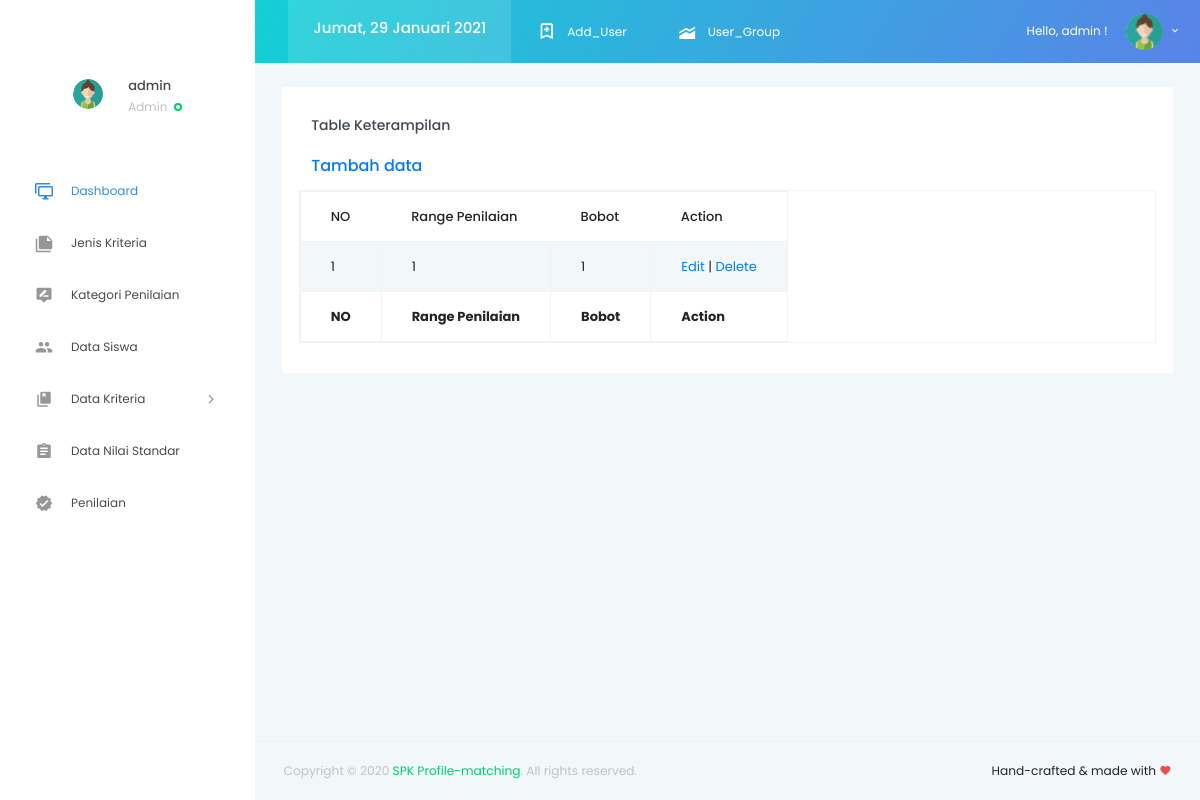
The page /keterampilan/index.php (signed in) on the database as committed earlier.
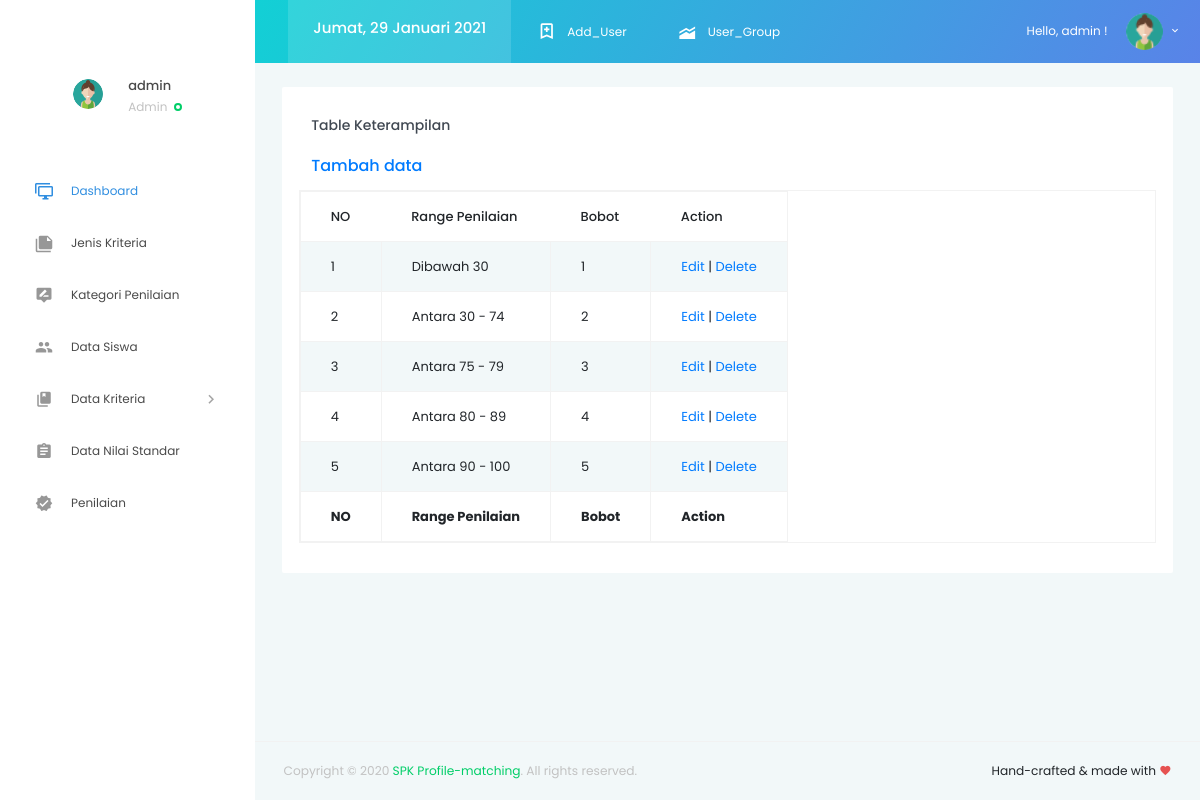
The same page on the database as committed later.
### tables this page shows
CREATE TABLE `keterampilan` (
  `bobot_keterampilan` int(12) NOT NULL,
  `range_penilaian_keterampilan` varchar(50) NOT NULL
);

### keterampilan/index.php (the view, shortened to what this page needs)
<?php
if ($_SESSION['level'] == "") {
  header("location:../index.php?pesan=belum_login");
} else if ($_SESSION['level'] == "1") {
?>
  <!DOCTYPE html>
  <html lang="en">
  <head>
    <link rel="stylesheet" href="../vendors/iconfonts/mdi/css/materialdesignicons.min.css">
    <link rel="stylesheet" href="../vendors/css/vendor.bundle.base.css">
    <link rel="stylesheet" href="../vendors/css/vendor.bundle.addons.css">
    <link rel="stylesheet" href="../public/css/style.css">
  </head>
  <body>
    <div class="container-scroller">
      <?php require "../partials/_navbar.php"; ?>
      <div class="container-fluid page-body-wrapper">
        <?php require "../partials/_sidebar.php"; ?>
        <div class="main-panel">
          <div class="content-wrapper">
            <div class="row">
              <div class="col-lg-12 grid-margin stretch-card">
                <div class="card">
                  <div class="card-body">
                    <h4 class="card-title">Table Keterampilan</h4>
                    <h5 class="card-description">
                      <a href="input.php">Tambah data</a>
                    </h5>
                    <div class="m-form m-form--label-align-right m--margin-top-20 m--margin-bottom-30">
                      <div class="row">
                        <?php
                        if ($_SESSION['level'] == "1") {
                          $sql = 'SELECT * FROM keterampilan';
                        } else {
                          header('location:../error-404.php');
                        }
                        $query = mysqli_query($conn, $sql);
                        echo '<table id="example" class="table table-striped table-bordered table-responsive" style="width:100%">
                        <thead>
                        <tr>
                            <th>NO</th>
                            <th>Range Penilaian</th>
                            <th>Bobot</th>
                            <th>Action</th>
                        </tr>
                        </thead>
                            <tbody>';
                        $no = 1;
                        while ($row = mysqli_fetch_array($query)) {
                          echo "<tr>";
                          echo "<td>" . $no . "</td>";
                          echo "<td>" . $row['range_penilaian_keterampilan'] . "</td>";
                          echo "<td>" . $row['bobot_keterampilan'] . "</td>";
                          echo "<td align='center'><a href='form-edit.php?bobot_keterampilan=$row[bobot_keterampilan]'>Edit</a> | <a href='delete.php?bobot_keterampilan=$row[bobot_keterampilan]'>Delete</a></td></tr>";
                          $no++;
                        }
                        echo '
                        </tbody>
                        <tfoot>
                          <tr>
                              <th>NO</th>
                              <th>Range Penilaian</th>
                              <th>Bobot</th>
                              <th>Action</th>
                          </tr>
                      </tfoot>
                      </table>';
                        ?>
                      </div>
                    </div>
                  </div>
                </div>
              </div>
            </div>
          </div>
          <?php require "../partials/_fotter.php"; ?>
        </div>
      </div>
    </div>
  </body>
<?php
} else {
  header("location:../error-404.php");
}
?>
  </html>

Rows that differ between the two databases and show on the page:
changed keterampilan id 1: range_penilaian_keterampilan "1" → "Dibawah 30"
added keterampilan: range_penilaian_keterampilan "Antara 30 - 74", bobot_keterampilan "2"
added keterampilan: range_penilaian_keterampilan "Antara 75 - 79", bobot_keterampilan "3"
added keterampilan: range_penilaian_keterampilan "Antara 80 - 89", bobot_keterampilan "4"
added keterampilan: range_penilaian_keterampilan "Antara 90 - 100", bobot_keterampilan "5"
